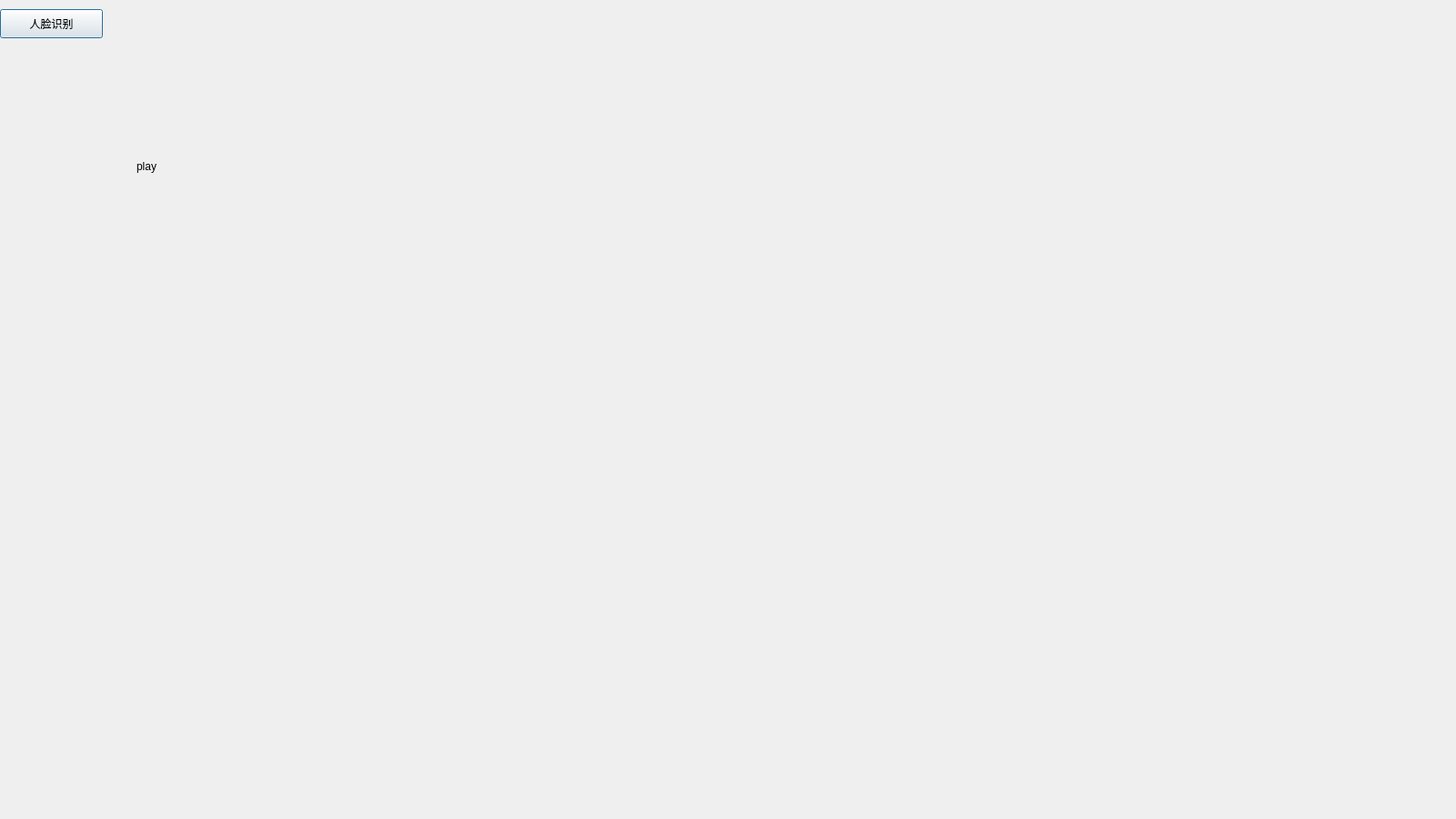
<?xml version="1.0" encoding="UTF-8"?>
<ui version="4.0">
 <class>Dialog</class>
 <widget class="QDialog" name="Dialog">
  <property name="windowModality">
   <enum>Qt::WindowModal</enum>
  </property>
  <property name="geometry">
   <rect>
    <x>0</x>
    <y>0</y>
    <width>1600</width>
    <height>900</height>
   </rect>
  </property>
  <property name="windowTitle">
   <string>Dialog</string>
  </property>
  <widget class="QLabel" name="play">
   <property name="geometry">
    <rect>
     <x>150</x>
     <y>70</y>
     <width>400</width>
     <height>225</height>
    </rect>
   </property>
   <property name="text">
    <string>play</string>
   </property>
  </widget>
  <widget class="QPushButton" name="begin_play">
   <property name="geometry">
    <rect>
     <x>0</x>
     <y>10</y>
     <width>113</width>
     <height>32</height>
    </rect>
   </property>
   <property name="text">
    <string>人脸识别</string>
   </property>
  </widget>
 </widget>
 <resources/>
 <connections/>
</ui>
